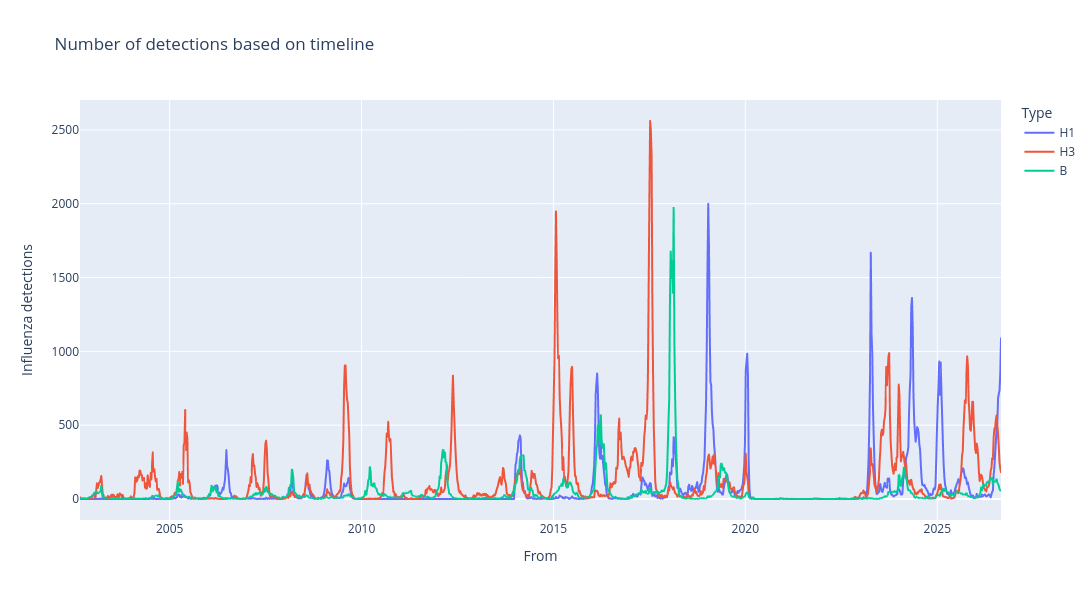

Notebook cell for this chart:
### Code cell
df_long = df.melt(
    id_vars=["From"],
    value_vars=["H1", "H3", "B"],
    var_name="Type",  
    value_name="Influenza detections",  
)

fig = px.line(df_long, "From", "Influenza detections", color="Type",
              title="Number of detections based on timeline", 
              width=1500, height=600
             )
"""
for year in sorted(df["Year"].unique()):
    start = pd.Timestamp(int(year), 6, 1)
    end = pd.Timestamp(int(year), 8, 31)
    fig.add_vrect(start, end, line_width=0, fillcolor="red", opacity=0.3)
    
    start = pd.Timestamp(int(year), 1, 1)
    end = pd.Timestamp(int(year), 2, 28)
    fig.add_vrect(start, end, line_width=0, fillcolor="blue", opacity=0.3)

    start = pd.Timestamp(int(year), 12, 1)
    end = pd.Timestamp(int(year), 12, 31)

    fig.add_vrect(start, end, line_width=0, fillcolor="blue", opacity=0.3)

fig.add_trace(
    go.Scatter(
        x=[None], y=[None],
        mode="markers",
        marker=dict(size=12, symbol="square", color="rgba(255, 0, 0, 0.3)"),
        name="Winter", 
        showlegend=True,
    )
)
fig.add_trace(
    go.Scatter(
        x=[None], y=[None],
        mode="markers",
        marker=dict(size=12, symbol="square", color="rgba(0, 0, 255, 0.3)"),
        name="Summer", 
        showlegend=True,
    )
)
"""

fig.show()

### Figure 1 — Plotly figure (JSON) as saved in the notebook; plotly's stock layout.template omitted (floating-point values rounded to 4 significant figures; data arrays with more than 128 entries replaced by an {"elided": "..."} marker saying what was removed)
{"data": [{"hovertemplate": "Type=H1<br>From=%{x}<br>Influenza detections=%{y}<extra></extra>", "legendgroup": "H1", "line": {"color": "#636efa", "dash": "solid"}, "marker": {"symbol": "circle"}, "mode": "lines", "name": "H1", "showlegend": true, "type": "scattergl", "x": {"elided": "1253 str values"}, "xaxis": "x", "y": {"elided": "1253 float values"}, "yaxis": "y"}, {"hovertemplate": "Type=H3<br>From=%{x}<br>Influenza detections=%{y}<extra></extra>", "legendgroup": "H3", "line": {"color": "#EF553B", "dash": "solid"}, "marker": {"symbol": "circle"}, "mode": "lines", "name": "H3", "showlegend": true, "type": "scattergl", "x": {"elided": "1253 str values"}, "xaxis": "x", "y": {"elided": "1253 float values"}, "yaxis": "y"}, {"hovertemplate": "Type=B<br>From=%{x}<br>Influenza detections=%{y}<extra></extra>", "legendgroup": "B", "line": {"color": "#00cc96", "dash": "solid"}, "marker": {"symbol": "circle"}, "mode": "lines", "name": "B", "showlegend": true, "type": "scattergl", "x": {"elided": "1253 str values"}, "xaxis": "x", "y": {"elided": "1253 float values"}, "yaxis": "y"}], "layout": {"height": 600, "legend": {"title": {"text": "Type"}, "tracegroupgap": 0}, "title": {"text": "Number of detections based on timeline"}, "width": 1500, "xaxis": {"anchor": "y", "domain": [0, 1], "title": {"text": "From"}}, "yaxis": {"anchor": "x", "domain": [0, 1], "title": {"text": "Influenza detections"}}}}
